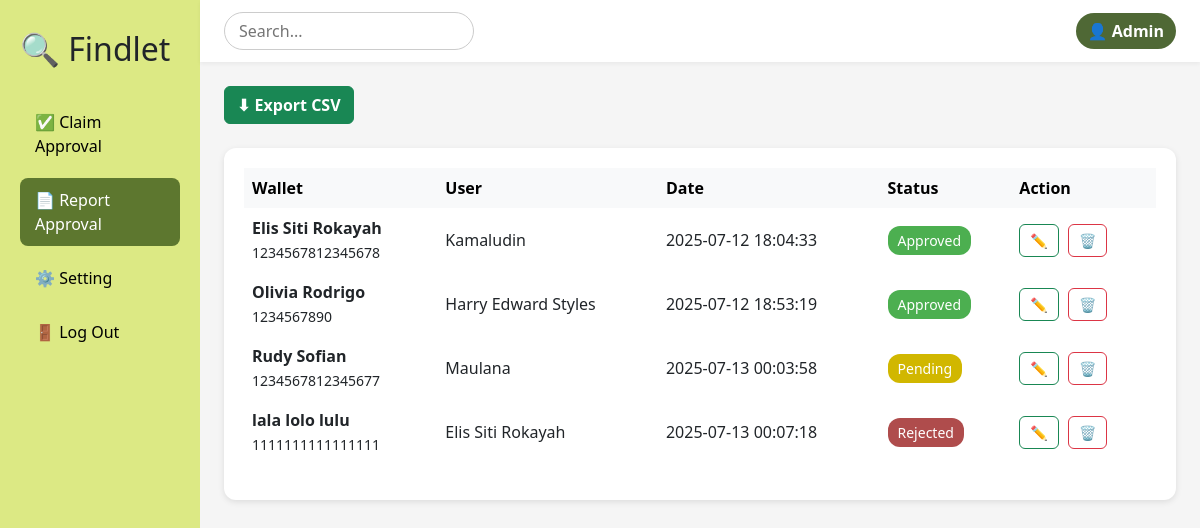
Screenshot of /pages/admins/approval-report.php with the database file from the repository.
### tables this page shows
CREATE TABLE `wallet_reports` (
  `id` int(11) NOT NULL,
  `id_user` int(11) DEFAULT NULL,
  `id_number` varchar(50) DEFAULT NULL,
  `id_type` enum('KTP','SIM') DEFAULT NULL,
  `name_on_id` varchar(100) DEFAULT NULL,
  `gender` enum('Male','Female') DEFAULT NULL,
  `birth_place` varchar(100) DEFAULT NULL,
  `birth_date` date DEFAULT NULL,
  `address` text DEFAULT NULL,
  `card_image` varchar(255) DEFAULT NULL,
  `wallet_image` varchar(255) DEFAULT NULL,
  `status` enum('Pending','Approved','Rejected') DEFAULT 'Pending',
  `created_at` timestamp NOT NULL DEFAULT current_timestamp()
);

CREATE TABLE `users` (
  `id` int(11) NOT NULL,
  `name` varchar(100) DEFAULT NULL,
  `email` varchar(100) DEFAULT NULL,
  `phone` varchar(20) DEFAULT NULL,
  `password` varchar(255) DEFAULT NULL,
  `created_at` timestamp NOT NULL DEFAULT current_timestamp()
);

### query/data.php (called while the page is built, shortened)
<?php
    require_once "database.php";
    function getWalletReports() {
        global $koneksi;
        $sql = "SELECT wr.*, u.name AS user_name
                FROM wallet_reports wr
                JOIN users u ON wr.id_user = u.id";
        $result = mysqli_query($koneksi, $sql);
        $data = [];
        if ($result) {
            while ($row = mysqli_fetch_assoc($result)) {
                $data[] = $row;
            }
        }
        return $data;
    }
?>

### pages/admins/approval-report.php (the view, shortened to what this page needs)
<!DOCTYPE html>
<html lang="en">
  <head>
    <link
      href="https://cdn.jsdelivr.net/npm/bootstrap@5.3.0/dist/css/bootstrap.min.css"
      rel="stylesheet"
    />
    <?php
      include_once "C:/xampp/htdocs/findlet/query/data.php";
      $data = getWalletReports();
    ?>
  </head>
  <body>
    <div class="container-fluid">
      <div class="row">
        <div class="col-md-2 sidebar">
          <h2>🔍 Findlet</h2><br>
          <a href="approval-claim.php" class="nav-link">✅ Claim Approval</a>
          <a href="approval-report.php" class="nav-link active">📄 Report Approval</a>
          <a href="setting.php" class="nav-link">⚙️ Setting</a>
          <a href="logout.php" class="nav-link mt-auto">🚪 Log Out</a>
        </div>
        <div class="col-md-10 px-0">
          <div class="topbar">
            <input type="text" class="search-input" placeholder="Search..." />
            <div class="user-profile">👤 Admin</div>
          </div>
          <div
            class="d-flex justify-content-between align-items-center px-4 my-4">
            <a href="export-report.php" class="btn btn-success btn-export">⬇ Export CSV</a>
          </div>
          <div class="card-box mx-4">
            <table class="table table-borderless align-middle">
              <thead class="table-light">
                <tr>
                  <th>Wallet</th>
                  <th>User</th>
                  <th>Date</th>
                  <th>Status</th>
                  <th>Action</th>
                </tr>
              </thead>
              <tbody>
                <?php if($data) : ?>
                <?php foreach($data as $item) : ?>
                <tr>
                  <td>
                    <strong><?= $item['name_on_id'] ?></strong><br />
                    <small><?= $item['id_number'] ?></small>
                  </td>
                  <td><?= $item['user_name'] ?></td>
                  <td><?= $item['created_at'] ?></td>
                  <td>
                    <span class="status-badge
                      <?= $item['status'] === 'Pending' ? 'pending' : '' ?>
                      <?= $item['status'] === 'Approved' ? 'approved' : '' ?>
                      <?= $item['status'] === 'Rejected' ? 'rejected' : '' ?>">
                      <?= $item['status'] ?>
                    </span>
                  </td>
                  <td>
                    <a href="#" class="btn btn-sm btn-outline-success btn-action">✏️</a>
                    <a href="delete-report.php?id=<?= $item['id'] ?>"
                      class="btn btn-sm btn-outline-danger btn-action"
                      title="Delete"
                      onclick="return confirm('Are you sure you want to delete this data?')">
                      🗑️
                    </a>
                  </td>
                <?php endforeach; ?>
                <?php endif; ?>
                </tr>
              </tbody>
            </table>
          </div>
        </div>
      </div>
    </div>
  </body>
</html>

### pages/admins/approval-report.php (style rules this page uses)
body { background-color: #f5f5f5; font-family: system-ui, sans-serif; }
.sidebar { height: 100vh; background-color: #dce984; padding: 30px 20px; }
.nav-link { color: #000; font-weight: 500; padding: 10px 15px; border-radius: 8px; margin-bottom: 10px; }
.nav-link.active { background-color: #5d772f; color: white; }
.topbar { background-color: #ffffff; box-shadow: 0 2px 4px rgba(0, 0, 0, 0.05); padding: 12px 24px; display: flex; justify-content: space-between; align-items: center; }
.search-input { border: 1px solid #ccc; padding: 6px 14px; border-radius: 20px; width: 250px; }
.user-profile { background-color: #4f6835; color: white; font-weight: 600; padding: 6px 12px; border-radius: 20px; }
.card-box { background-color: white; padding: 20px; border-radius: 12px; box-shadow: 0 2px 6px rgba(0, 0, 0, 0.1); margin-bottom: 20px; }
.status-badge { padding: 4px 10px; border-radius: 12px; font-size: 0.875rem; font-weight: 500; display: inline-block; color: #fff; }
.status-badge.pending { background-color: #d1b700; }
.status-badge.approved { background-color: #4caf50; }
.status-badge.rejected { background-color: #af4c4cff; }
.btn-action { padding: 5px 10px; font-size: 14px; border-radius: 6px; margin-right: 5px; }
.btn-export { font-weight: 600; }

### rows the page displays
wallet_reports: name_on "Elis Siti Rokayah", id_number "1234567812345678", id_user.name "Kamaludin", created_at "2025-07-12 18:04:33", status "Approved"
wallet_reports: name_on "Olivia Rodrigo", id_number "1234567890", id_user.name "Harry Edward Styles", created_at "2025-07-12 18:53:19", status "Approved"
wallet_reports: name_on "Rudy Sofian", id_number "1234567812345677", id_user.name "Maulana", created_at "2025-07-13 00:03:58", status "Pending"
wallet_reports: name_on "lala lolo lulu", id_number "1111111111111111", id_user.name "Elis Siti Rokayah", created_at "2025-07-13 00:07:18", status "Rejected"
